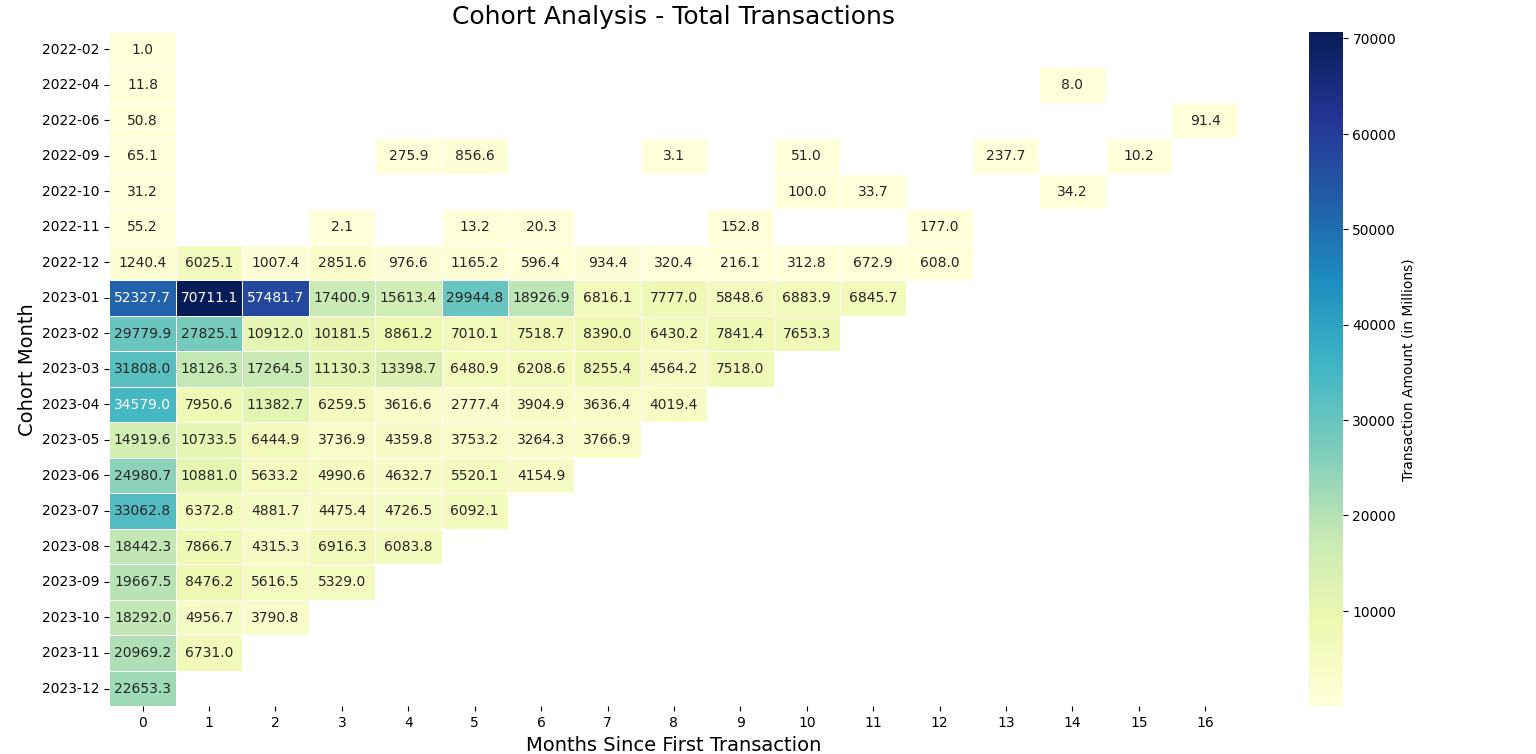

Generate this figure with Python:
import pandas as pd
import numpy as np
import matplotlib.pyplot as plt
import seaborn as sns

# 1. Membaca dataset
file_path = "transactions.csv"  # Ganti dengan path file dataset Anda
transactions = pd.read_csv(file_path)

# 2. Konversi kolom datetime ke format datetime
transactions['transaction_created_datetime'] = pd.to_datetime(transactions['transaction_created_datetime'])

# 3. Menentukan cohort_month (bulan transaksi pertama setiap pembeli)
transactions['cohort_month'] = transactions.groupby('buyer_id')['transaction_created_datetime'].transform('min').dt.to_period('M')

# 4. Menentukan transaction_month
transactions['transaction_month'] = transactions['transaction_created_datetime'].dt.to_period('M')

# 5. Menghitung "Months Since First Transaction"
transactions['months_since_first_transaction'] = (
    (transactions['transaction_month'] - transactions['cohort_month']).apply(lambda x: x.n)
)

# 6. Mengelompokkan data untuk cohort analysis
cohort_data = transactions.groupby(['cohort_month', 'months_since_first_transaction']).agg(
    total_transactions=('transaction_amount', 'sum'),
    avg_transaction=('transaction_amount', 'mean'),
    unique_buyers=('buyer_id', 'nunique')
).reset_index()

# 7. Membuat pivot table untuk heatmap (total transaksi)
cohort_pivot = cohort_data.pivot(index='cohort_month', columns='months_since_first_transaction', values='total_transactions')

# 8. Ringkasan Statistik Cohort Analysis
print("\n--- Cohort Analysis Summary Statistics ---\n")
summary_stats = cohort_data.groupby('cohort_month').agg(
    total_transactions=('total_transactions', 'sum'),
    avg_transaction=('avg_transaction', 'mean'),
    unique_buyers=('unique_buyers', 'sum')
).reset_index()
print(summary_stats)

# 9. Analisis pola fraud
fraud_analysis = transactions.groupby(['buyer_id', 'seller_id']).agg(
    total_transactions=('transaction_amount', 'count'),
    flagged_fraud=('anomaly', 'sum'),
    last_transaction=('transaction_created_datetime', 'max'),
    days_inactive=('transaction_created_datetime', lambda x: (x.max() - x.min()).days)
).reset_index()

# Menentukan pembeli dengan pola fraud
fraud_analysis['fraud_flag'] = np.where(
    (fraud_analysis['flagged_fraud'] > 0) & (fraud_analysis['days_inactive'] > 30), 1, 0
)

# Membuat salinan eksplisit untuk menghindari SettingWithCopyWarning
fraudulent_buyers = fraud_analysis[fraud_analysis['fraud_flag'] == 1].copy()

# Mengatasi nilai NaN sebelum agregasi
fraudulent_buyers['days_inactive'] = fraudulent_buyers['days_inactive'].fillna(0)  # Ganti NaN dengan 0
fraudulent_buyers['flagged_fraud'] = fraudulent_buyers['flagged_fraud'].fillna(0)  # Ganti NaN dengan 0
fraudulent_buyers['buyer_id'] = fraudulent_buyers['buyer_id'].fillna("Unknown")  # Ganti NaN dengan "Unknown"

# Ubah tipe data ke tipe yang sesuai untuk memastikan agregasi berjalan
fraudulent_buyers['flagged_fraud'] = fraudulent_buyers['flagged_fraud'].astype(float)
fraudulent_buyers['days_inactive'] = fraudulent_buyers['days_inactive'].astype(float)

# 10. Ringkasan Statistik Fraud Analysis
print("\n--- Fraud Analysis Summary Statistics ---\n")
fraud_summary_stats = pd.DataFrame({
    'total_fraud_transactions': [fraudulent_buyers['flagged_fraud'].sum()],
    'avg_days_inactive': [fraudulent_buyers['days_inactive'].mean()],
    'total_fraud_buyers': [fraudulent_buyers['buyer_id'].nunique()]
})
print(fraud_summary_stats)

# 11. Visualisasi heatmap untuk cohort analysis
plt.figure(figsize=(15, 10))
sns.heatmap(
    cohort_pivot / 1e6,  # Konversi transaksi ke dalam jutaan
    annot=True,
    fmt=".1f",
    cmap="YlGnBu",
    linewidths=0.5,
    cbar_kws={'label': 'Transaction Amount (in Millions)'}
)
plt.title("Cohort Analysis - Total Transactions", fontsize=18)
plt.xlabel("Months Since First Transaction", fontsize=14)
plt.ylabel("Cohort Month", fontsize=14)
plt.tight_layout()
plt.show()
